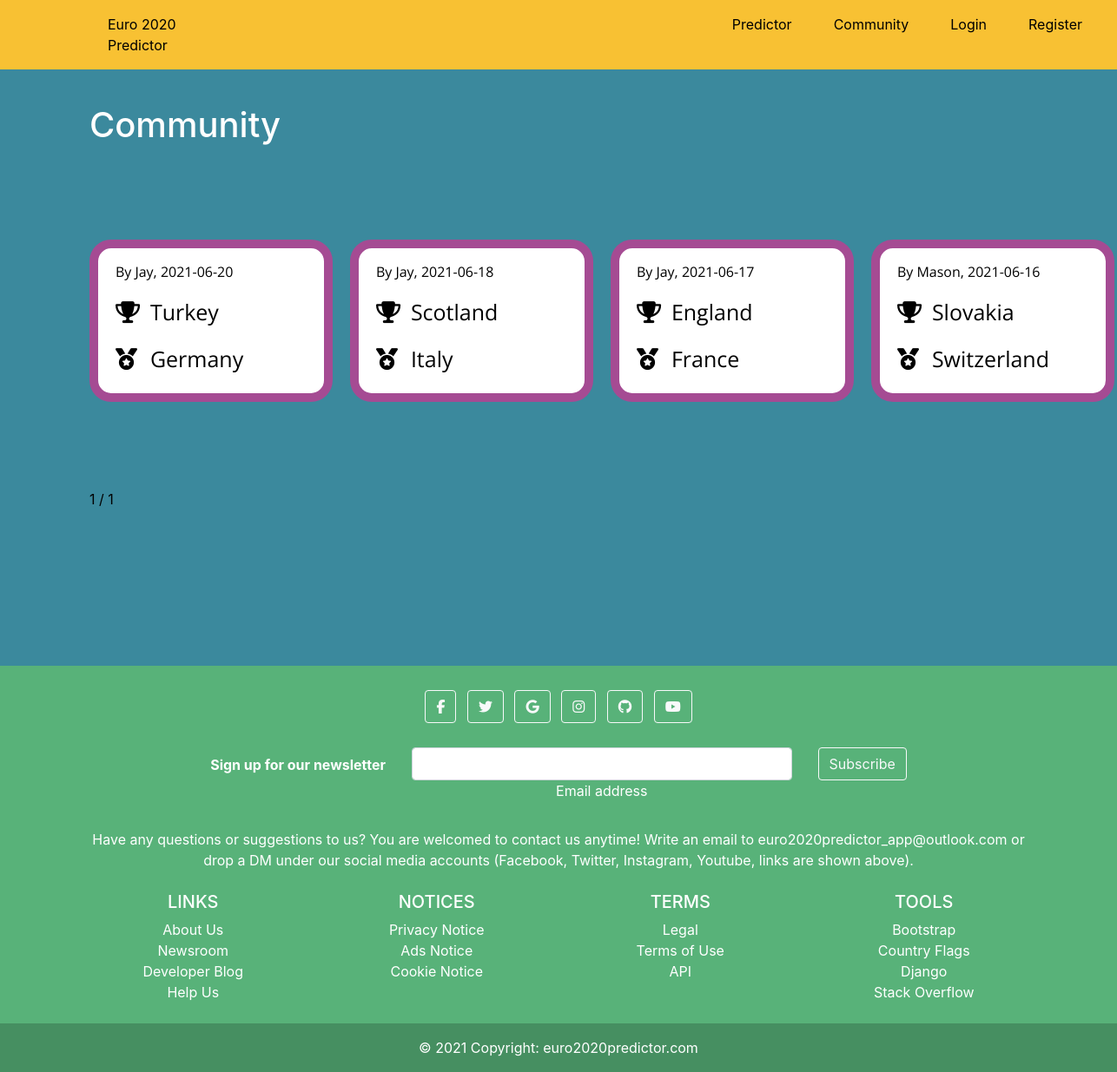
/community/, run on the app's committed database.
### euro/models.py (models this page shows)
class Prediction(models.Model):
    user_id = models.IntegerField()
    create_time = models.CharField(max_length=120)
    gs_a1 = models.CharField(max_length=120)
    gs_a2 = models.CharField(max_length=120)
    gs_a3 = models.CharField(max_length=120)
    gs_a4 = models.CharField(max_length=120)
    gs_b1 = models.CharField(max_length=120)
    gs_b2 = models.CharField(max_length=120)
    gs_b3 = models.CharField(max_length=120)
    gs_b4 = models.CharField(max_length=120)
    gs_c1 = models.CharField(max_length=120)
    gs_c2 = models.CharField(max_length=120)
    gs_c3 = models.CharField(max_length=120)
    gs_c4 = models.CharField(max_length=120)
    gs_d1 = models.CharField(max_length=120)
    gs_d2 = models.CharField(max_length=120)
    gs_d3 = models.CharField(max_length=120)
    gs_d4 = models.CharField(max_length=120)
    gs_e1 = models.CharField(max_length=120)
    gs_e2 = models.CharField(max_length=120)
    gs_e3 = models.CharField(max_length=120)
    gs_e4 = models.CharField(max_length=120)
    gs_f1 = models.CharField(max_length=120)
    gs_f2 = models.CharField(max_length=120)
    gs_f3 = models.CharField(max_length=120)
    gs_f4 = models.CharField(max_length=120)
    btf_1 = models.CharField(max_length=120)
    btf_2 = models.CharField(max_length=120)
    btf_3 = models.CharField(max_length=120)
    btf_4 = models.CharField(max_length=120)
    btf_l1 = models.CharField(max_length=120)
    btf_l2 = models.CharField(max_length=120)
    ks16_aw = models.CharField(max_length=120)
    ks16_al = models.CharField(max_length=120)
    ks16_bw = models.CharField(max_length=120)
    ks16_bl = models.CharField(max_length=120)
    ks16_cw = models.CharField(max_length=120)
    ks16_cl = models.CharField(max_length=120)
    ks16_dw = models.CharField(max_length=120)
    ks16_dl = models.CharField(max_length=120)
    ks16_ew = models.CharField(max_length=120)
    ks16_el = models.CharField(max_length=120)
    ks16_fw = models.CharField(max_length=120)
    ks16_fl = models.CharField(max_length=120)
    ks16_gw = models.CharField(max_length=120)
    ks16_gl = models.CharField(max_length=120)
    ks16_hw = models.CharField(max_length=120)
    ks16_hl = models.CharField(max_length=120)
    ks8_aw = models.CharField(max_length=120)
    ks8_al = models.CharField(max_length=120)
    ks8_bw = models.CharField(max_length=120)
    ks8_bl = models.CharField(max_length=120)
    ks8_cw = models.CharField(max_length=120)
    ks8_cl = models.CharField(max_length=120)
    ks8_dw = models.CharField(max_length=120)
    ks8_dl = models.CharField(max_length=120)
    ks4_aw = models.CharField(max_length=120)
    ks4_al = models.CharField(max_length=120)
    ks4_bw = models.CharField(max_length=120)
    ks4_bl = models.CharField(max_length=120)
    final_l = models.CharField(max_length=120)
    winner = models.CharField(max_length=120)

### euro/views.py (the view)
# urls.py: path('community/', community, name='community'),
def community(request):
    if request.session.get('logged_in') == None:
        logged_in = False
    else:
        logged_in = True
    preds = Prediction.objects.all().order_by('-id')
    for i in preds:
        username = User.objects.filter(id=i.user_id)[0].username.capitalize()
        i.username = username
    p = Paginator(preds, 32)
    page_num = request.GET.get('page', 1)
    try:
        page = p.page(page_num)
    except:
        page = p.page(1)
    context = {
        'preds': page,
        'logged_in': logged_in
    }
    return render(request, 'community.html', context)

### templates/community.html (shortened to what this page needs)
{% extends 'base.html' %}
{% block body %}
<div style="display: flex; flex-direction: row;">
    <div style="width: 8%;"></div>
    <div style="width: 84%;">
        <h1 style="font-size: 40px;">Community</h1>
        <div style="height: 100px;"></div>
        <div style="display: grid; grid-template-columns: auto auto auto auto; grid-gap: 50px 20px;">
            {% for i in preds %}
            <a href="{% url 'prediction' id=i.id %}">
                <div class="box-style">
                    <p class="box-header">By {{ i.username|truncatechars:9 }}, {{ i.create_time|slice:10 }}</p>
                    <p class="country"><i class="fa fa-trophy" style="width: 40px;"></i>{{ i.winner }}</p>
                    <p class="country"><i class="fa fa-medal" style="width: 40px;"></i>{{ i.final_l }}</p>
                </div>
            </a>
            {% endfor %}
        </div>
        <div style="height: 100px;"></div>
        <div class="pagination">
            <span class="step-links">
                <span class="current">
                    <a href="#" style="color: black;">{{ preds.number }} / {{ preds.paginator.num_pages }}</a>&nbsp;&nbsp;
                </span>
            </span>
        </div>
    </div>
    <div style="width: 8%;"></div>
</div>
{% endblock %}

### templates/base.html (shortened to what this page needs)
{% load static %}
<!doctype html>
<html lang="en">
    <head>
        <link rel="stylesheet" href="https://maxcdn.bootstrapcdn.com/bootstrap/4.5.2/css/bootstrap.min.css">
    </head>
    <body>
        {% include 'navbar.html' %}
        <div>
            <div style="height: 120px;"></div>
            {% block body %}
            {% endblock %}
            <div style="height: 80px;"></div>
        </div>
        <div style="height: 100px;"></div>
        {% include 'footer.html' %}
    </body>
</html>

### templates/navbar.html (shortened to what this page needs)
<nav class="navbar navbar-expand-sm fixed-top" style="background-color: rgb(248, 193, 51);">
    <ul class="navbar-nav">
        <li class="nav-item" style="margin-left: 100px; margin-right: 586px;">
            <a class="nav-link" href="{% url 'home' %}" style="color: black;">Euro 2020 Predictor</a>
        </li>
        <li class="nav-item ml-3 mr-3">
            <a class="nav-link link-hover" href="{% url 'predictor' %}" style="color: black;">Predictor</a>
        </li>
        <li class="nav-item ml-3 mr-3">
            <a class="nav-link link-hover" href="{% url 'community' %}" style="color: black;">Community</a>
        </li>
        {% if logged_in == False %}
        <li class="nav-item ml-3 mr-3">
            <a class="nav-link link-hover" href="{% url 'login' %}" style="color: black;">Login</a>
        </li>
        <li class="nav-item ml-3 mr-3">
            <a class="nav-link link-hover" href="{% url 'register' %}" style="color: black;">Register</a>
        </li>
        {% endif %}
    </ul>
</nav>

### templates/footer.html
<footer class="text-center text-black" style="background-color: rgb(88, 178, 121);">
    <div class="container p-4">
      <section class="mb-4">
        <a class="btn btn-outline-light btn-floating m-1" href="https://www.facebook.com/cjzhybrid/" role="button" target="_blank"
          ><i class="fa fa-facebook-f"></i
        ></a>
        <a class="btn btn-outline-light btn-floating m-1" href="https://twitter.com/chou_cj" role="button" target="_blank"
          ><i class="fa fa-twitter"></i
        ></a>
        <a class="btn btn-outline-light btn-floating m-1" href="http://google.com/search?q=multiforums" role="button" target="_blank"
          ><i class="fa fa-google"></i
        ></a>
        <a class="btn btn-outline-light btn-floating m-1" href="https://www.instagram.com/cjz_beastmode/" role="button" target="_blank"
          ><i class="fa fa-instagram"></i
        ></a>
        <a class="btn btn-outline-light btn-floating m-1" href="https://github.com/CJZhybrid" role="button" target="_blank"
          ><i class="fa fa-github"></i
        ></a>
        <a class="btn btn-outline-light btn-floating m-1" href="https://www.youtube.com/channel/UCFNhTkUZ3ay3SVCknip-W8A" role="button" target="_blank"
        ><i class="fa fa-youtube"></i
        ></a>
      </section>
      <section class="">
        <form action="{% url 'newsletter' %}" method="POST">{% csrf_token %}
          <div class="row d-flex justify-content-center">
            <div class="col-auto">
              <p class="pt-2">
                <strong>Sign up for our newsletter</strong>
              </p>
            </div>
            <div class="col-md-5 col-12">
              <div class="form-outline form-white mb-4">
                <input type="email" name="email" id="form5Example2" class="form-control" />
                <label class="form-label" for="form5Example2">Email address</label>
              </div>
            </div>
            <div class="col-auto">
              <button type="submit" class="btn btn-outline-light mb-4">
                Subscribe
              </button>
            </div>
          </div>
        </form>
      </section>
      <section class="mb-4">
        <p>
            Have any questions or suggestions to us? You are welcomed to contact us anytime! Write an email to euro2020predictor_app@outlook.com or drop
            a DM under our social media accounts (Facebook, Twitter, Instagram, Youtube, links are shown above).
        </p>
      </section>
      <section class="">
        <div class="row">
          <div class="col-lg-3 col-md-6 mb-4 mb-md-0">
            <h5 class="text-uppercase">Links</h5>
            <ul class="list-unstyled mb-0">
              <li>
                <a href="{% url 'about_us' %}" class="text-white">About Us</a>
              </li>
              <li>
                <a href="{% url 'newsroom' %}" class="text-white">Newsroom</a>
              </li>
              <li>
                <a href="{% url 'devblog' %}" class="text-white">Developer Blog</a>
              </li>
              <li>
                <a href="{% url 'help_us' %}" class="text-white">Help Us</a>
              </li>
            </ul>
          </div>
          <div class="col-lg-3 col-md-6 mb-4 mb-md-0">
            <h5 class="text-uppercase">Notices</h5>
            <ul class="list-unstyled mb-0">
              <li>
                <a href="{% url 'terms_and_notices' %}" class="text-white">Privacy Notice</a>
              </li>
              <li>
                <a href="{% url 'terms_and_notices' %}" class="text-white">Ads Notice</a>
              </li>
              <li>
                <a href="{% url 'terms_and_notices' %}" class="text-white">Cookie Notice</a>
              </li>
            </ul>
          </div>
          <div class="col-lg-3 col-md-6 mb-4 mb-md-0">
            <h5 class="text-uppercase">Terms</h5>
            <ul class="list-unstyled mb-0">
              <li>
                <a href="{% url 'terms_and_notices' %}" class="text-white">Legal</a>
              </li>
              <li>
                <a href="{% url 'terms_and_notices' %}" class="text-white">Terms of Use</a>
              </li>
              <li>
                <a href="{% url 'terms_and_notices' %}" class="text-white">API</a>
              </li>
            </ul>
          </div>
          <div class="col-lg-3 col-md-6 mb-4 mb-md-0">
            <h5 class="text-uppercase">Tools</h5>
            <ul class="list-unstyled mb-0">
              <li>
                <a href="https://getbootstrap.com/" class="text-white" target="_blank">Bootstrap</a>
              </li>
              <li>
                <a href="https://www.countryflags.com/" class="text-white" target="_blank">Country Flags</a>
              </li>
              <li>
                <a href="https://www.djangoproject.com/" class="text-white" target="_blank">Django</a>
              </li>
              <li>
                <a href="https://stackoverflow.com/" class="text-white" target="_blank">Stack Overflow</a>
              </li>
            </ul>
          </div>
        </div>
      </section>
    </div>
    <div class="text-center p-3" style="background-color: rgba(0, 0, 0, 0.2);">
      © 2021 Copyright:
      <a class="text-white" href="">euro2020predictor.com</a>
    </div>
  </footer>

### templates/base.html (style rules this page uses)
body { background-color: rgb(59, 137, 157); color: white; }

### templates/community.html (style rules this page uses)
.country { font-size: 25px; font-family: 'Open Sans', sans-serif; color: black; }
.box-header { font-family: 'Open Sans', sans-serif; color: black; }
.box-style { background-color: white; border: 10px solid rgb(165, 75, 147); border-radius: 25px; padding: 15px 0 5px 20px; width: 280px; }

### data on the page
Prediction: username "Jay", create_time "2021-06-20", winner "Turkey", final_l "Germany"
Prediction: username "Jay", create_time "2021-06-18", winner "Scotland", final_l "Italy"
Prediction: username "Jay", create_time "2021-06-17", winner "England", final_l "France"
Prediction: username "Mason", create_time "2021-06-16", winner "Slovakia", final_l "Switzerland"

### other printed values
{{ preds.number }} "1"
{{ preds.paginator.num_pages }} "1"
